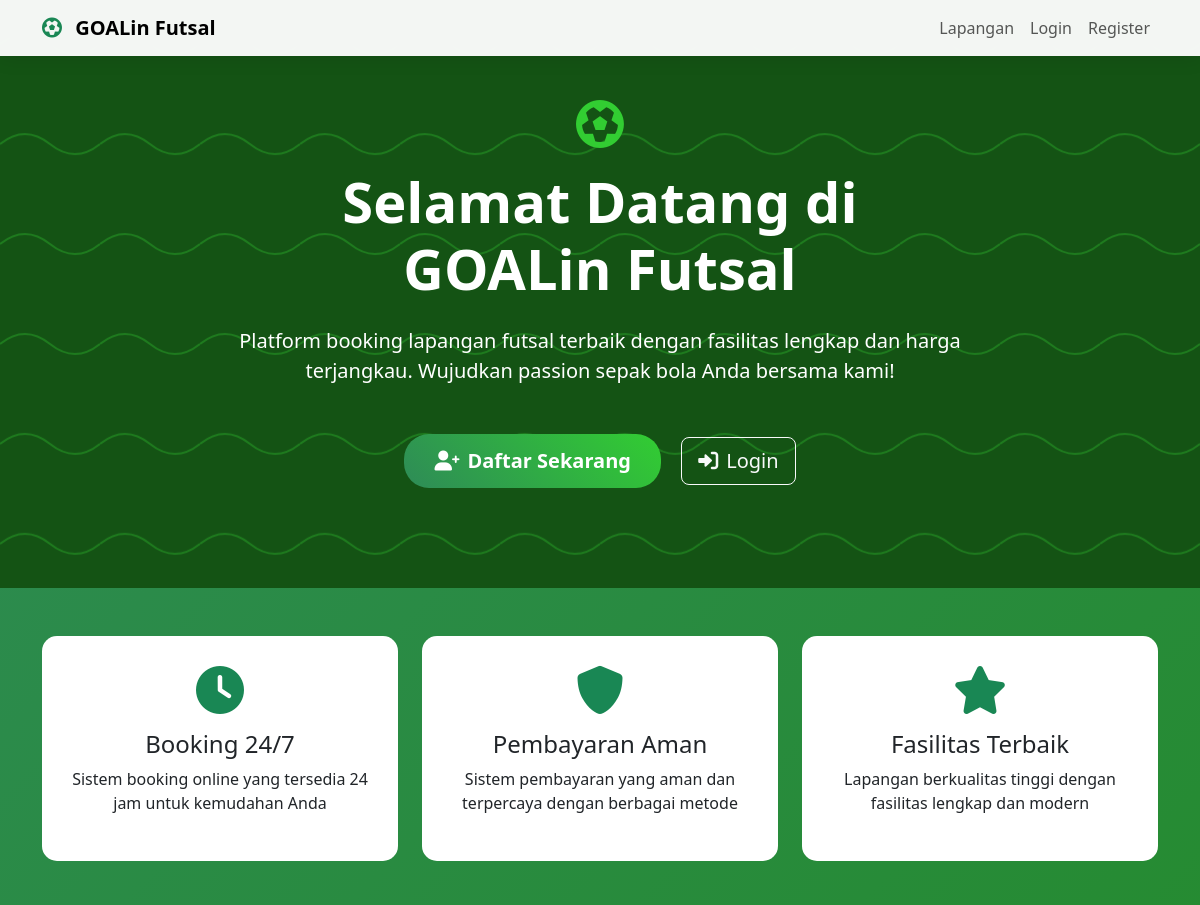
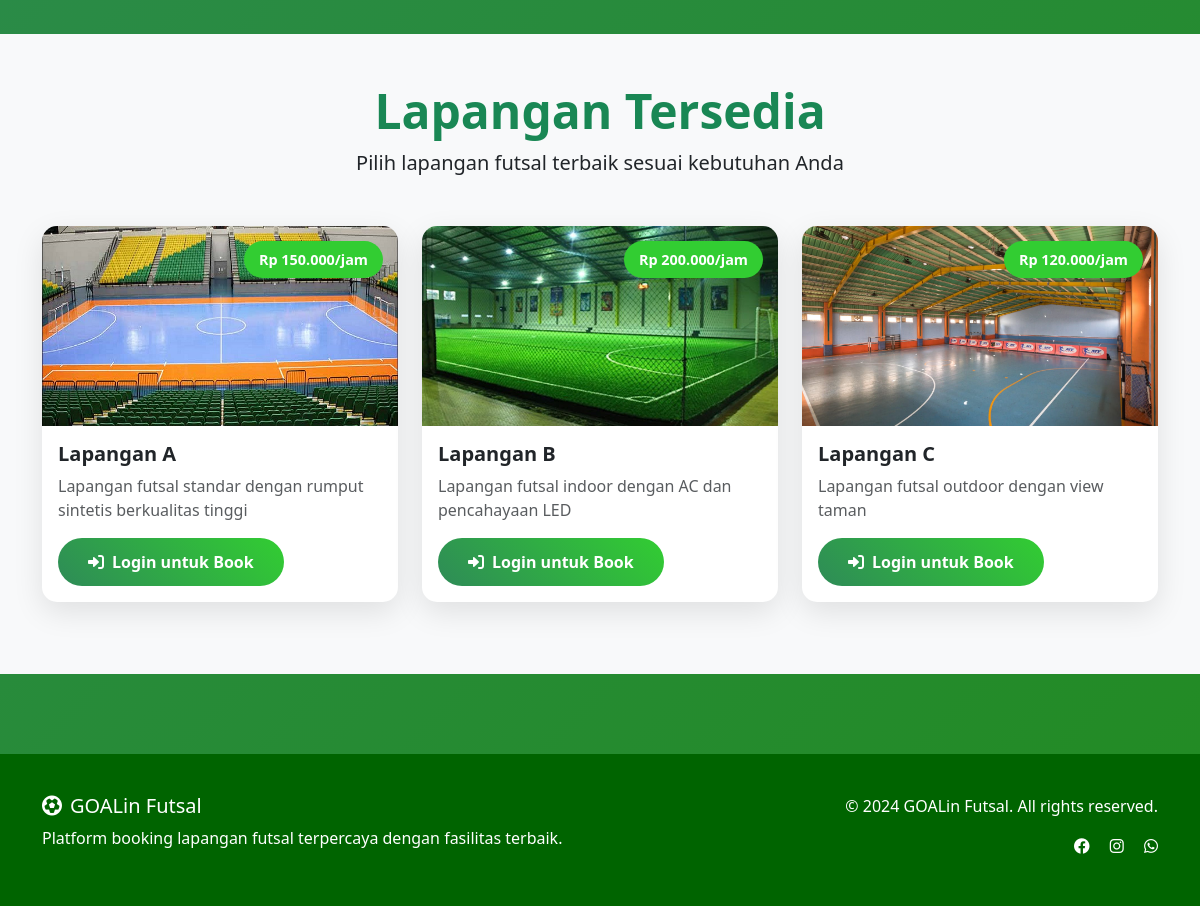
The page / on the database its author committed (2 pictures, top to bottom).
### tables this page shows
CREATE TABLE `fields` (
  `id` int NOT NULL AUTO_INCREMENT,
  `name` varchar(100) NOT NULL,
  `description` text,
  `price_per_hour` decimal(10,2) NOT NULL,
  `image_path` varchar(255) DEFAULT NULL,
  `status` enum('active','maintenance') DEFAULT 'active',
  `created_at` timestamp NULL DEFAULT CURRENT_TIMESTAMP,
  `updated_at` timestamp NULL DEFAULT CURRENT_TIMESTAMP ON UPDATE CURRENT_TIMESTAMP,
  PRIMARY KEY (`id`)
);

### config/config.php (called while the page is built, shortened)
<?php
function isLoggedIn() {
    return isset($_SESSION['user_id']);
}
function isUser() {
    return isset($_SESSION['role']) && $_SESSION['role'] === 'user';
}
function formatCurrency($amount) {
    return 'Rp ' . number_format($amount, 0, ',', '.');
}
?>

### index.php (the view, shortened to what this page needs)
<?php
require_once 'config/config.php';
$database = new Database();
$db = $database->getConnection();
$query = "SELECT * FROM fields WHERE status = 'active' ORDER BY name";
$stmt = $db->prepare($query);
$stmt->execute();
$fields = $stmt->fetchAll(PDO::FETCH_ASSOC);
?>
<!DOCTYPE html>
<html lang="id">
<head>
    <link href="https://cdn.jsdelivr.net/npm/bootstrap@5.3.0/dist/css/bootstrap.min.css" rel="stylesheet">
    <link href="https://cdnjs.cloudflare.com/ajax/libs/font-awesome/6.0.0/css/all.min.css" rel="stylesheet">
</head>
<body>
    <nav class="navbar navbar-expand-lg navbar-light fixed-top">
        <div class="container">
            <a class="navbar-brand fw-bold" href="index.php">
                <i class="fas fa-futbol text-success me-2"></i>
                <?php echo SITE_NAME; ?>
            </a>
            <div class="collapse navbar-collapse" id="navbarNav">
                <ul class="navbar-nav ms-auto">
                    <li class="nav-item">
                        <a class="nav-link" href="#fields">Lapangan</a>
                    </li>
                    <?php if (isLoggedIn()): ?>
                        <?php if (isUser()): ?>
                            <li class="nav-item">
                                <a class="nav-link" href="booking.php">Booking</a>
                            </li>
                            <li class="nav-item">
                                <a class="nav-link" href="my-bookings.php">Riwayat Booking</a>
                            </li>
                        <?php endif; ?>
                        <?php if (isAdmin()): ?>
                            <li class="nav-item">
                                <a class="nav-link" href="admin/">Admin Panel</a>
                            </li>
                        <?php endif; ?>
                        <a class="nav-link" href="profile.php">
                            <i class="fas fa-user me-1"></i>
                            <?php echo htmlspecialchars($_SESSION['full_name']); ?>
                        </a>
                        <li class="nav-item">
                            <a class="nav-link" href="logout.php">Logout</a>
                        </li>
                    <?php else: ?>
                        <li class="nav-item">
                            <a class="nav-link" href="login.php">Login</a>
                        </li>
                        <li class="nav-item">
                            <a class="nav-link" href="register.php">Register</a>
                        </li>
                    <?php endif; ?>
                </ul>
            </div>
        </div>
    </nav>
    <section class="hero-section">
        <div class="container">
            <div class="row justify-content-center">
                <div class="col-lg-8 text-center">
                    <i class="fas fa-futbol soccer-icon"></i>
                    <h1 class="display-4 fw-bold mb-4">Selamat Datang di <?php echo SITE_NAME; ?></h1>
                    <p class="lead mb-5">Platform booking lapangan futsal terbaik dengan fasilitas lengkap dan harga terjangkau. Wujudkan passion sepak bola Anda bersama kami!</p>
                    <?php if (!isLoggedIn()): ?>
                        <a href="register.php" class="btn btn-primary btn-lg me-3">
                            <i class="fas fa-user-plus me-2"></i>Daftar Sekarang
                        </a>
                        <a href="login.php" class="btn btn-outline-light btn-lg">
                            <i class="fas fa-sign-in-alt me-2"></i>Login
                        </a>
                    <?php elseif (isUser()): ?>
                        <a href="booking.php" class="btn btn-primary btn-lg">
                            <i class="fas fa-calendar-plus me-2"></i>Booking Sekarang
                        </a>
                    <?php elseif (isAdmin()): ?>
                        <a href="admin/" class="btn btn-primary btn-lg">
                            <i class="fas fa-tachometer-alt me-2"></i>Admin Panel
                        </a>
                    <?php endif; ?>
                </div>
            </div>
        </div>
    </section>
    <section class="py-5">
        <div class="container">
            <div class="row">
                <div class="col-md-4">
                    <div class="feature-box">
                        <i class="fas fa-clock text-success" style="font-size: 3rem;"></i>
                        <h4 class="mt-3">Booking 24/7</h4>
                        <p>Sistem booking online yang tersedia 24 jam untuk kemudahan Anda</p>
                    </div>
                </div>
                <div class="col-md-4">
                    <div class="feature-box">
                        <i class="fas fa-shield-alt text-success" style="font-size: 3rem;"></i>
                        <h4 class="mt-3">Pembayaran Aman</h4>
                        <p>Sistem pembayaran yang aman dan terpercaya dengan berbagai metode</p>
                    </div>
                </div>
                <div class="col-md-4">
                    <div class="feature-box">
                        <i class="fas fa-star text-success" style="font-size: 3rem;"></i>
                        <h4 class="mt-3">Fasilitas Terbaik</h4>
                        <p>Lapangan berkualitas tinggi dengan fasilitas lengkap dan modern</p>
                    </div>
                </div>
            </div>
        </div>
    </section>
    <section id="fields" class="py-5 bg-light">
        <div class="container">
            <div class="text-center mb-5">
                <h2 class="display-5 fw-bold text-success">Lapangan Tersedia</h2>
                <p class="lead">Pilih lapangan futsal terbaik sesuai kebutuhan Anda</p>
            </div>
            <div class="row">
                <?php foreach ($fields as $field): ?>
                    <div class="col-lg-4 col-md-6 mb-4">
                        <div class="card field-card">
                            <div class="position-relative">
                                <img src="<?php echo $field['image_path'] ?: '/placeholder.svg?height=200&width=400'; ?>"
                                     class="card-img-top" alt="<?php echo htmlspecialchars($field['name']); ?>">
                                <div class="price-badge">
                                    <?php echo formatCurrency($field['price_per_hour']); ?>/jam
                                </div>
                            </div>
                            <div class="card-body">
                                <h5 class="card-title fw-bold"><?php echo htmlspecialchars($field['name']); ?></h5>
                                <p class="card-text text-muted"><?php echo htmlspecialchars($field['description']); ?></p>
                                <?php if (isUser()): ?>
                                    <a href="booking.php?field_id=<?php echo $field['id']; ?>" class="btn btn-primary">
                                        <i class="fas fa-calendar-plus me-2"></i>Book Sekarang
                                    </a>
                                <?php elseif (!isLoggedIn()): ?>
                                    <a href="login.php" class="btn btn-primary">
                                        <i class="fas fa-sign-in-alt me-2"></i>Login untuk Book
                                    </a>
                                <?php else: ?>
                                    <span class="text-muted">
                                        <i class="fas fa-info-circle me-1"></i>Admin tidak dapat booking
                                    </span>
                                <?php endif; ?>
                            </div>
                        </div>
                    </div>
                <?php endforeach; ?>
            </div>
        </div>
    </section>
    <footer class="footer">
        <div class="container">
            <div class="row">
                <div class="col-md-6">
                    <h5><i class="fas fa-futbol me-2"></i><?php echo SITE_NAME; ?></h5>
                    <p>Platform booking lapangan futsal terpercaya dengan fasilitas terbaik.</p>
                </div>
                <div class="col-md-6 text-md-end">
                    <p>&copy; 2024 <?php echo SITE_NAME; ?>. All rights reserved.</p>
                    <div class="social-links">
                        <a href="#" class="text-white me-3"><i class="fab fa-facebook"></i></a>
                        <a href="#" class="text-white me-3"><i class="fab fa-instagram"></i></a>
                        <a href="#" class="text-white"><i class="fab fa-whatsapp"></i></a>
                    </div>
                </div>
            </div>
        </div>
    </footer>
</body>
</html>

### index.php (style rules this page uses)
:root { --primary-color: #2E8B57; --secondary-color: #228B22; --accent-color: #32CD32; --dark-green: #006400; }
body { background: linear-gradient(135deg, var(--primary-color) 0%, var(--secondary-color) 100%); min-height: 100vh; }
.navbar { background: rgba(255, 255, 255, 0.95) !important; backdrop-filter: blur(10px); box-shadow: 0 2px 20px rgba(0,0,0,0.1); }
.hero-section { background-size: cover; background-position: center; color: white; padding: 100px 0; text-align: center; }
.card { border: none; border-radius: 15px; box-shadow: 0 10px 30px rgba(0,0,0,0.1); transition: transform 0.3s ease, box-shadow 0.3s ease; }
.btn-primary { background: linear-gradient(45deg, var(--primary-color), var(--accent-color)); border: none; border-radius: 25px; padding: 12px 30px; font-weight: 600; transition: all 0.3s ease; }
.field-card { position: relative; overflow: hidden; }
.field-card img { height: 200px; object-fit: cover; transition: transform 0.3s ease; }
.price-badge { position: absolute; top: 15px; right: 15px; background: var(--accent-color); color: white; padding: 8px 15px; border-radius: 20px; font-weight: bold; font-size: 0.9rem; }
.soccer-icon { color: var(--accent-color); font-size: 3rem; margin-bottom: 20px; }
.feature-box { text-align: center; padding: 30px 20px; background: white; border-radius: 15px; margin-bottom: 30px; transition: transform 0.3s ease; }
.footer { background: var(--dark-green); color: white; padding: 40px 0; margin-top: 80px; }

### rows shown on the page
fields: image_path (picture), price_per_hour "Rp 150.000", name "Lapangan A", description "Lapangan futsal standar dengan rumput sintetis berkualitas tinggi"
fields: image_path (picture), price_per_hour "Rp 200.000", name "Lapangan B", description "Lapangan futsal indoor dengan AC dan pencahayaan LED"
fields: image_path (picture), price_per_hour "Rp 120.000", name "Lapangan C", description "Lapangan futsal outdoor dengan view taman"

### other values the page prints
SITE_NAME "GOALin Futsal"
